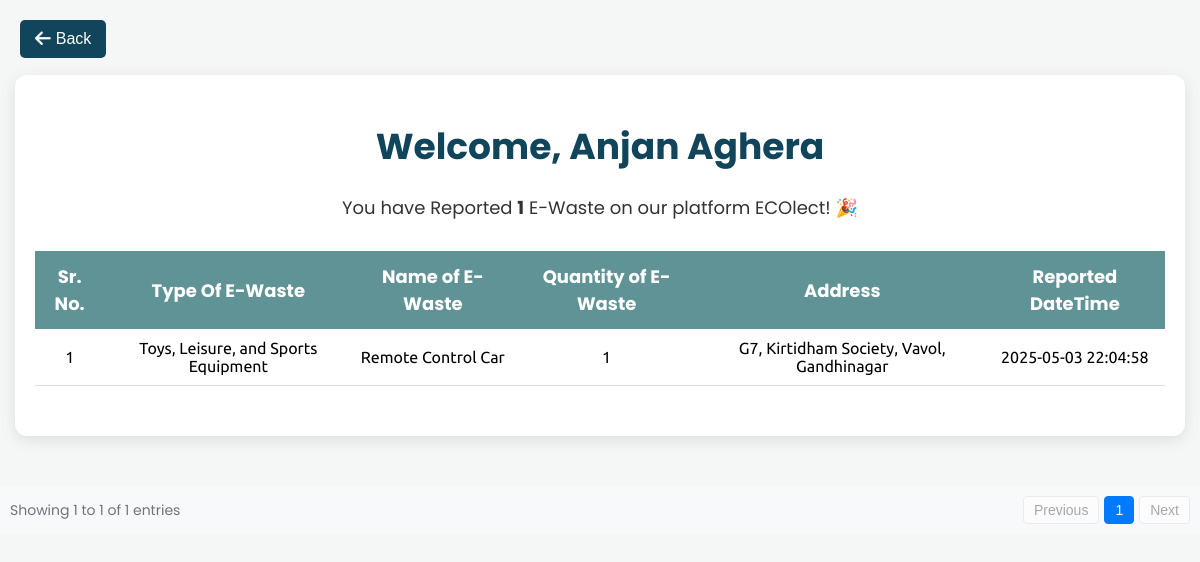
Page /reported.php?email=anjanpatel077@gmail.com on the committed database.
### tables this page shows
CREATE TABLE `ewaste` (
  `Sr.No` int(10) NOT NULL,
  `Fullname` varchar(30) NOT NULL,
  `Type` varchar(100) NOT NULL,
  `EName` varchar(30) NOT NULL,
  `Quantity` int(10) NOT NULL,
  `Latitude` float NOT NULL,
  `Longitude` float NOT NULL,
  `Address` longtext NOT NULL,
  `Datetime` datetime NOT NULL DEFAULT current_timestamp()
);

### dbconnect.php (called while the page is built, shortened)
<?php
$table ="login_credentials";
?>

### reported.php (the view, shortened to what this page needs)
<?php
include 'dbconnect.php';
if (isset($_GET['email'])) {
    $user_email = $_GET['email'];
} elseif (isset($_SESSION['user_email'])) {
    $user_email = $_SESSION['user_email'];
} else {
    header("Location: login.php");
    exit();
}
$ewaste = "ewaste";
$fullname = '';
$sql = "SELECT * FROM `$table` WHERE EMAIL = '$user_email'";
$result = mysqli_query($conn, $sql);
if ($result && mysqli_num_rows($result) > 0) {
    $row = mysqli_fetch_assoc($result);
    $fullname = $row['Fullname'];
} else {
    echo "error";
    exit;
}
$sql = "SELECT * FROM `$ewaste` WHERE FULLNAME = '$fullname'";
$result = mysqli_query($conn, $sql);
$nor = mysqli_num_rows($result)+1;
?>
<!DOCTYPE html>
<html lang="en">
<head>
    <link rel="stylesheet" href="admin/admin_css/pagination.css">
    <link rel="stylesheet" href="css/reported.css">
</head>
<body>
    <button class="back-button" onclick="window.location.href='home.php?email<?php echo $user_email;?>';">
        <i class="fa-solid fa-arrow-left"></i> Back
    </button>
    <div class="container">
        <h1>Welcome, <?php echo $fullname; ?></h1>
        <p>You have Reported <strong><?php echo $nor-1;?></strong> E-Waste on our platform ECOlect! &#127881;</p>
        <?php if ($nor > 0): ?>
            <div class="table-wrapper">
                <table id="data-table">
                    <thead>
                    <tr>
                        <th>Sr. No.</th>
                        <th>Type Of E-Waste</th>
                        <th>Name of E-Waste</th>
                        <th>Quantity of E-Waste</th>
                        <th>Address</th>
                        <th>Reported DateTime</th>
                    </tr>
                    </thead>
                    <tbody>
                    <?php $counter = 1; ?>
                    <?php while($row = mysqli_fetch_assoc($result)): ?>
                        <tr>
                            <td><?php echo $counter++; ?></td>
                            <td><?php echo $row['Type']; ?></td>
                            <td><?php echo $row['EName']; ?></td>
                            <td><?php echo $row['Quantity']; ?></td>
                            <td><?php echo $row['Address']; ?></td>
                            <td><?php echo $row['Datetime']; ?></td>
                        </tr>
                    <?php endwhile; ?>
                    </tbody>
                </table>
            </div>
        <?php endif; ?>
    </div>
    <div class="table-pagination">
        <div class="pagination-info" id="pagination-info">Loading...</div>
        <div class="pagination-controls">
            <button class="pagination-button" id="prev-button">Previous</button>
            <div id="page-numbers"></div>
            <button class="pagination-button" id="next-button">Next</button>
        </div>
    </div>
</body>
</html>

### admin/admin_css/pagination.css (style rules this page uses)
.table-pagination { display: flex; justify-content: space-between; align-items: center; padding: 10px; background-color: #f8f9fa; border-radius: 4px; }
.pagination-info { font-size: 14px; color: #6c757d; }
.pagination-controls { display: flex; gap: 5px; align-items: center; }
.pagination-button { padding: 5px 10px; border: 1px solid #dee2e6; background-color: white; color: #007bff; cursor: pointer; border-radius: 4px; font-size: 14px; }
.pagination-button:disabled { color: #6c757d; cursor: not-allowed; opacity: 0.6; }

### css/reported.css (style rules this page uses)
body { margin: 0; padding: 0; background: #f4f7f6; font-family: 'Poppins', sans-serif; }
.container { max-width: 95%; margin: 50px 15px; padding: 20px; background: #ffffff; border-radius: 12px; box-shadow: 0 4px 15px rgba(0,0,0,0.1); text-align: center; }
h1 { color: #10455b; font-size: 36px; margin-bottom: 20px; }
p { font-size: 18px; color: #333; margin-bottom: 30px; }
.table-wrapper { overflow-x: auto; }
table { width: 100%; border-collapse: collapse; margin-bottom: 30px; }
th { background-color: #609396; color: white; padding: 12px 8px; font-size: 18px; }
td { padding: 10px 8px; text-align: center; border-bottom: 1px solid #ddd; font-family: 'Ubuntu', sans-serif; font-size: 16px; }
.back-button { position: absolute; top: 20px; left: 20px; background-color: #10455b; color: white; border: none; padding: 10px 15px; font-size: 16px; border-radius: 5px; cursor: pointer; display: flex; align-items: center; gap: 5px; transition: background-color 0.3s ease; }
.back-button i { font-size: 18px; }

### rows in the picture
ewaste: Type "Toys, Leisure, and Sports Equipment", EName "Remote Control Car", Quantity "1", Address "G7, Kirtidham Society, Vavol, Gandhinagar", Datetime "2025-05-03 22:04:58"

### other values in the picture
$fullname "Anjan Aghera"
$nor-1 "1"
